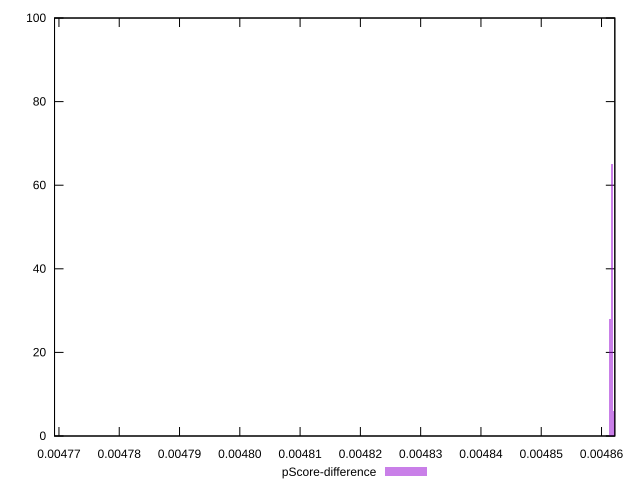

Recreate this plot in gnuplot.
reset

$pScoreDifference <<EOF
0.004769171327748663 1
0.004861441069913493 28
0.004861776596248637 65
0.0048621121225837826 6
EOF

set key outside below
set boxwidth 3.355263351448335e-7
set xrange [0.004769266614997547:0.0048622070129094586]
set yrange [0:100]
set trange [0:100]
set style fill transparent solid 0.5 noborder
set terminal svg size 640, 490 enhanced background rgb 'white'
set output "reports/report_00032_2021-02-25T10-28-15.087Z/uses-long-cache-ttl/samples/music/pScore-difference/histogram.svg"

plot $pScoreDifference title "pScore-difference" with boxes

reset
